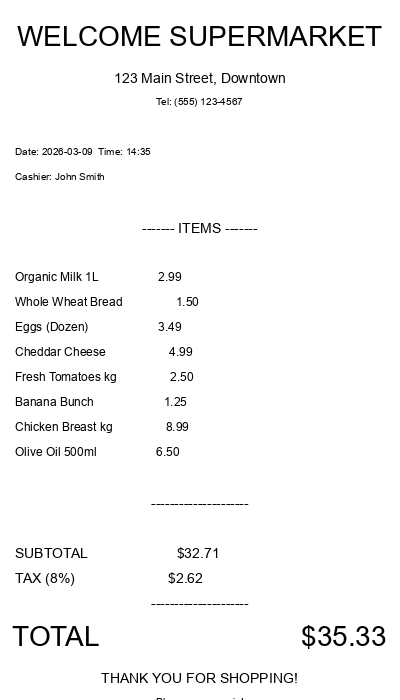
#> input picture Backend/backend/media/receipts/sample_receipt.png, 400 x 700 px
$ python -i ocr_utils.py   (imports and definitions only)
#> lines starting #> are read from the running program, lines starting #| are printed output that depends on the picture; after the words box and inside, x2 and y2 are one past the last pixel; in counts of white or black regions, pixels touching at a corner belong together
try:
    import cv2
except ImportError:
    cv2 = None

try:
    import pytesseract
except ImportError:
    pytesseract = None

try:
    from PIL import Image
except ImportError:
    Image = None

try:
    import numpy as np
except ImportError:
    np = None

import re
import os

# Set tesseract path if not in PATH
# Common paths for tesseract
possible_paths = [
    r'C:\Program Files\Tesseract-OCR\tesseract.exe',
    r'C:\Program Files (x86)\Tesseract-OCR\tesseract.exe',
    r'C:\Users\karki\anaconda3\Library\bin\tesseract.exe',  # conda path
    r'C:\Users\karki\miniconda3\Library\bin\tesseract.exe',
]

# [4 lines not run here, left out]


def preprocess_image(image_path):
    """
    Preprocess the image for better OCR results.
    - Convert to grayscale
    - Apply thresholding
    - Reduce noise
    """
#> called with image_path = '../../media/receipts/sample_receipt.png'
    if cv2 is None or np is None:
        raise ValueError("OpenCV/Numpy dependencies are not installed on the backend server")

    image = cv2.imread(image_path)
#> image is the input picture: shape (700, 400, 3); min 0, max 255, mean 247.1
    if image is None:
        raise ValueError("Unable to load image")

    # Convert to grayscale
    gray = cv2.cvtColor(image, cv2.COLOR_BGR2GRAY)

    # Apply Gaussian blur to reduce noise
    blurred = cv2.GaussianBlur(gray, (5, 5), 0)
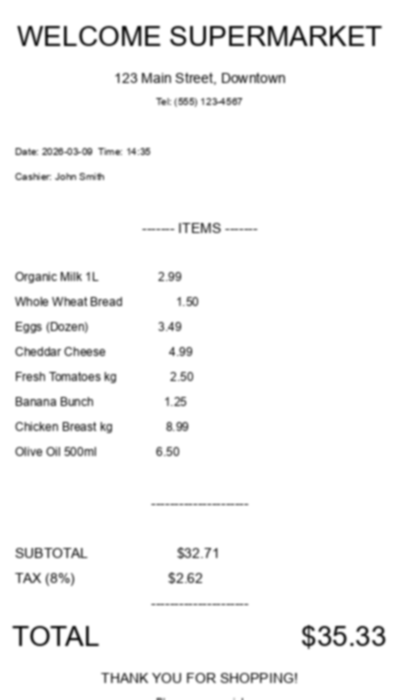
#> blurred: shape (700, 400); min 11, max 255, mean 247.1

    # Apply thresholding
    _, thresh = cv2.threshold(blurred, 0, 255, cv2.THRESH_BINARY + cv2.THRESH_OTSU)
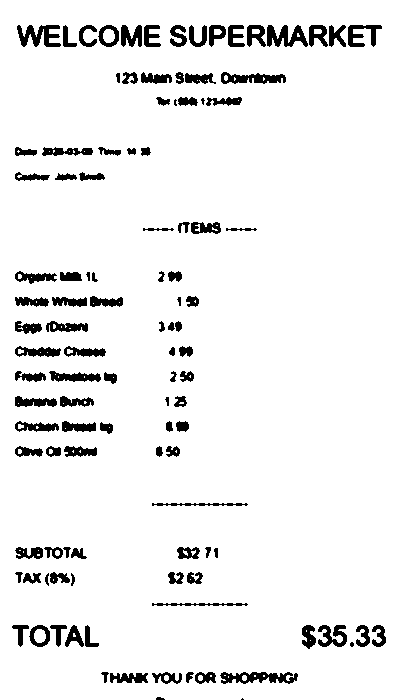
#> thresh: shape (700, 400); 93.5% white; 111 black regions (4 under 20 px), largest, box (x1, y1, x2, y2) and area: (220, 672, 298, 684) 579, (17, 25, 61, 47) 553, (267, 25, 308, 47) 531

    # Optional: Morphological operations to clean up
    kernel = np.ones((1, 1), np.uint8)
    processed = cv2.morphologyEx(thresh, cv2.MORPH_CLOSE, kernel)
    processed = cv2.morphologyEx(processed, cv2.MORPH_OPEN, kernel)

    return processed


def extract_text(image_path):
    """
    Extract text from the preprocessed image using pytesseract.
    """
    if pytesseract is None or Image is None:
        raise ValueError("pytesseract/Pillow dependencies are not installed on the backend server")

    # Set tesseract path
    pytesseract.pytesseract.tesseract_cmd = r'C:\Program Files\Tesseract-OCR\tesseract.exe'

    processed_image = preprocess_image(image_path)

    # Convert to PIL Image for pytesseract
    pil_image = Image.fromarray(processed_image)

    # Extract text
#> (the run stopped early here; a loop or call above may not have finished)
